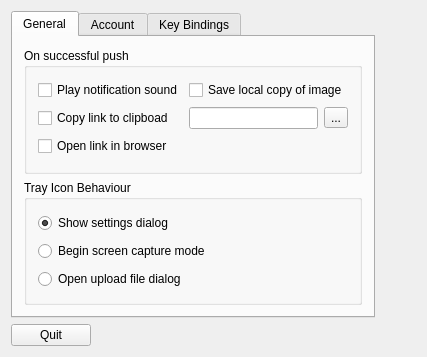
<?xml version="1.0" encoding="UTF-8"?>
<ui version="4.0">
 <class>MainWindow</class>
 <widget class="QMainWindow" name="MainWindow">
  <property name="geometry">
   <rect>
    <x>0</x>
    <y>0</y>
    <width>427</width>
    <height>357</height>
   </rect>
  </property>
  <property name="windowTitle">
   <string>MainWindow</string>
  </property>
  <widget class="QWidget" name="centralWidget">
   <layout class="QFormLayout" name="formLayout">
    <item row="0" column="0">
     <widget class="QTabWidget" name="tabWidget">
      <property name="currentIndex">
       <number>0</number>
      </property>
      <widget class="QWidget" name="tab">
       <attribute name="title">
        <string>General</string>
       </attribute>
       <layout class="QVBoxLayout" name="verticalLayout_2">
        <item>
         <widget class="QGroupBox" name="groupBox_2">
          <property name="title">
           <string>On successful push</string>
          </property>
          <layout class="QGridLayout" name="gridLayout">
           <item row="0" column="1">
            <widget class="QCheckBox" name="saveLocalCopy">
             <property name="text">
              <string>Save local copy of image</string>
             </property>
            </widget>
           </item>
           <item row="0" column="0">
            <widget class="QCheckBox" name="playNotifcationSound">
             <property name="text">
              <string>Play notification sound</string>
             </property>
            </widget>
           </item>
           <item row="1" column="0">
            <widget class="QCheckBox" name="copyToClipboard">
             <property name="text">
              <string>Copy link to clipboad</string>
             </property>
            </widget>
           </item>
           <item row="1" column="1">
            <layout class="QHBoxLayout" name="horizontalLayout_2">
             <item>
              <widget class="QLineEdit" name="pathLineEdit"/>
             </item>
             <item>
              <widget class="QToolButton" name="browseButton">
               <property name="text">
                <string>...</string>
               </property>
              </widget>
             </item>
            </layout>
           </item>
           <item row="2" column="0">
            <widget class="QCheckBox" name="openInBrowser">
             <property name="text">
              <string>Open link in browser</string>
             </property>
            </widget>
           </item>
          </layout>
         </widget>
        </item>
        <item>
         <widget class="QGroupBox" name="groupBox_3">
          <property name="title">
           <string>Tray Icon Behaviour</string>
          </property>
          <layout class="QVBoxLayout" name="verticalLayout">
           <item>
            <widget class="QRadioButton" name="showSettings">
             <property name="text">
              <string>Show settings dialog</string>
             </property>
             <property name="checked">
              <bool>true</bool>
             </property>
            </widget>
           </item>
           <item>
            <widget class="QRadioButton" name="beginScreenCapture">
             <property name="text">
              <string>Begin screen capture mode</string>
             </property>
            </widget>
           </item>
           <item>
            <widget class="QRadioButton" name="openUploadDialog">
             <property name="text">
              <string>Open upload file dialog</string>
             </property>
            </widget>
           </item>
          </layout>
         </widget>
        </item>
       </layout>
      </widget>
      <widget class="QWidget" name="tab_3">
       <property name="enabled">
        <bool>true</bool>
       </property>
       <attribute name="title">
        <string>Account</string>
       </attribute>
       <layout class="QGridLayout" name="gridLayout_2">
        <item row="1" column="0">
         <widget class="QGroupBox" name="groupBox_4">
          <property name="title">
           <string>Settings</string>
          </property>
          <layout class="QFormLayout" name="formLayout_2">
           <item row="0" column="0">
            <widget class="QLabel" name="label_4">
             <property name="text">
              <string>API url :</string>
             </property>
            </widget>
           </item>
           <item row="0" column="1">
            <widget class="QLineEdit" name="urlLineEdit"/>
           </item>
           <item row="1" column="0">
            <widget class="QLabel" name="label_6">
             <property name="text">
              <string>API key :</string>
             </property>
            </widget>
           </item>
           <item row="1" column="1">
            <widget class="QLineEdit" name="apiLineEdit"/>
           </item>
          </layout>
         </widget>
        </item>
       </layout>
      </widget>
      <widget class="QWidget" name="tab_2">
       <attribute name="title">
        <string>Key Bindings</string>
       </attribute>
       <layout class="QGridLayout" name="gridLayout_3">
        <item row="0" column="0">
         <widget class="QGroupBox" name="groupBox">
          <property name="title">
           <string>Shortcuts</string>
          </property>
          <layout class="QGridLayout" name="gridLayout_4">
           <item row="0" column="2">
            <widget class="QPushButton" name="fullscreenButton">
             <property name="text">
              <string>Set</string>
             </property>
            </widget>
           </item>
           <item row="0" column="0">
            <widget class="QLabel" name="label">
             <property name="text">
              <string>Fullscren</string>
             </property>
            </widget>
           </item>
           <item row="0" column="1">
            <widget class="ShortcutReader" name="shortcutFullscreen">
             <property name="enabled">
              <bool>false</bool>
             </property>
             <property name="text">
              <string>Ctrl+Shift+1</string>
             </property>
            </widget>
           </item>
           <item row="1" column="0">
            <widget class="QLabel" name="label_2">
             <property name="text">
              <string>Current Window</string>
             </property>
            </widget>
           </item>
           <item row="1" column="1">
            <widget class="ShortcutReader" name="shortcutCurrentWindow">
             <property name="enabled">
              <bool>false</bool>
             </property>
             <property name="text">
              <string>Ctrl+Shift+2</string>
             </property>
            </widget>
           </item>
           <item row="2" column="0">
            <widget class="QLabel" name="label_3">
             <property name="text">
              <string>Area</string>
             </property>
            </widget>
           </item>
           <item row="2" column="1">
            <widget class="ShortcutReader" name="shortcutArea">
             <property name="enabled">
              <bool>false</bool>
             </property>
             <property name="text">
              <string>Ctrl+Shift+3</string>
             </property>
            </widget>
           </item>
           <item row="2" column="2">
            <widget class="QPushButton" name="areaButton">
             <property name="text">
              <string>Set</string>
             </property>
            </widget>
           </item>
           <item row="3" column="0">
            <widget class="QLabel" name="label_5">
             <property name="text">
              <string>Upload file</string>
             </property>
            </widget>
           </item>
           <item row="3" column="1">
            <widget class="ShortcutReader" name="shortcutUploadFile">
             <property name="enabled">
              <bool>false</bool>
             </property>
             <property name="text">
              <string>Ctrl+Shift+5</string>
             </property>
            </widget>
           </item>
           <item row="3" column="2">
            <widget class="QPushButton" name="uploadFileButton">
             <property name="text">
              <string>Set</string>
             </property>
            </widget>
           </item>
           <item row="1" column="2">
            <widget class="QPushButton" name="currentWindowButton">
             <property name="text">
              <string>Set</string>
             </property>
            </widget>
           </item>
          </layout>
         </widget>
        </item>
       </layout>
      </widget>
     </widget>
    </item>
    <item row="1" column="0">
     <widget class="QPushButton" name="buttonQuit">
      <property name="text">
       <string>Quit</string>
      </property>
     </widget>
    </item>
   </layout>
  </widget>
  <widget class="QMenuBar" name="menuBar">
   <property name="geometry">
    <rect>
     <x>0</x>
     <y>0</y>
     <width>427</width>
     <height>24</height>
    </rect>
   </property>
  </widget>
  <action name="actionQuit">
   <property name="text">
    <string>Quit</string>
   </property>
   <property name="shortcut">
    <string>Ctrl+Q</string>
   </property>
  </action>
 </widget>
 <layoutdefault spacing="6" margin="11"/>
 <customwidgets>
  <customwidget>
   <class>ShortcutReader</class>
   <extends>QLineEdit</extends>
   <header>shortcutreader.h</header>
  </customwidget>
 </customwidgets>
 <resources/>
 <connections/>
</ui>
